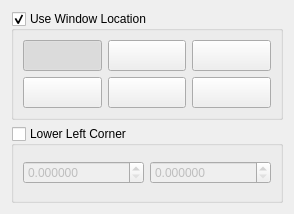
<?xml version="1.0" encoding="UTF-8"?>
<ui version="4.0">
 <class>TextLocationWidget</class>
 <widget class="QWidget" name="TextLocationWidget">
  <property name="geometry">
   <rect>
    <x>0</x>
    <y>0</y>
    <width>294</width>
    <height>214</height>
   </rect>
  </property>
  <property name="windowTitle">
   <string>Form</string>
  </property>
  <layout class="QGridLayout" name="gridLayout">
   <item row="0" column="0">
    <widget class="QGroupBox" name="groupBoxLocation">
     <property name="sizePolicy">
      <sizepolicy hsizetype="Preferred" vsizetype="Preferred">
       <horstretch>0</horstretch>
       <verstretch>0</verstretch>
      </sizepolicy>
     </property>
     <property name="title">
      <string>Use Window Location</string>
     </property>
     <property name="checkable">
      <bool>true</bool>
     </property>
     <property name="checked">
      <bool>true</bool>
     </property>
     <layout class="QGridLayout">
      <property name="margin">
       <number>9</number>
      </property>
      <property name="spacing">
       <number>6</number>
      </property>
      <item row="0" column="1">
       <widget class="QToolButton" name="toolButtonUC">
        <property name="sizePolicy">
         <sizepolicy hsizetype="Minimum" vsizetype="Fixed">
          <horstretch>0</horstretch>
          <verstretch>0</verstretch>
         </sizepolicy>
        </property>
        <property name="toolTip">
         <string>Top Center</string>
        </property>
        <property name="text">
         <string/>
        </property>
        <property name="icon">
         <iconset resource="../../../Components/Resources/pqComponents.qrc">
          <normaloff>:/pqWidgets/Icons/pqTopCenter32.png</normaloff>:/pqWidgets/Icons/pqTopCenter32.png</iconset>
        </property>
        <property name="iconSize">
         <size>
          <width>24</width>
          <height>24</height>
         </size>
        </property>
        <property name="checkable">
         <bool>true</bool>
        </property>
        <property name="autoExclusive">
         <bool>true</bool>
        </property>
        <attribute name="buttonGroup">
         <string notr="true">buttonGroupLocation</string>
        </attribute>
       </widget>
      </item>
      <item row="0" column="2">
       <widget class="QToolButton" name="toolButtonUR">
        <property name="sizePolicy">
         <sizepolicy hsizetype="Minimum" vsizetype="Fixed">
          <horstretch>0</horstretch>
          <verstretch>0</verstretch>
         </sizepolicy>
        </property>
        <property name="toolTip">
         <string>Top Right Corner</string>
        </property>
        <property name="text">
         <string/>
        </property>
        <property name="icon">
         <iconset resource="../../../Components/Resources/pqComponents.qrc">
          <normaloff>:/pqWidgets/Icons/pqTopRightCorner32.png</normaloff>:/pqWidgets/Icons/pqTopRightCorner32.png</iconset>
        </property>
        <property name="iconSize">
         <size>
          <width>24</width>
          <height>24</height>
         </size>
        </property>
        <property name="checkable">
         <bool>true</bool>
        </property>
        <property name="autoExclusive">
         <bool>true</bool>
        </property>
        <attribute name="buttonGroup">
         <string notr="true">buttonGroupLocation</string>
        </attribute>
       </widget>
      </item>
      <item row="0" column="0">
       <widget class="QToolButton" name="toolButtonUL">
        <property name="sizePolicy">
         <sizepolicy hsizetype="Minimum" vsizetype="Fixed">
          <horstretch>0</horstretch>
          <verstretch>0</verstretch>
         </sizepolicy>
        </property>
        <property name="toolTip">
         <string>Top Left Corner</string>
        </property>
        <property name="text">
         <string/>
        </property>
        <property name="icon">
         <iconset resource="../../../Components/Resources/pqComponents.qrc">
          <normaloff>:/pqWidgets/Icons/pqTopLeftCorner32.png</normaloff>:/pqWidgets/Icons/pqTopLeftCorner32.png</iconset>
        </property>
        <property name="iconSize">
         <size>
          <width>24</width>
          <height>24</height>
         </size>
        </property>
        <property name="checkable">
         <bool>true</bool>
        </property>
        <property name="checked">
         <bool>true</bool>
        </property>
        <property name="autoExclusive">
         <bool>true</bool>
        </property>
        <attribute name="buttonGroup">
         <string notr="true">buttonGroupLocation</string>
        </attribute>
       </widget>
      </item>
      <item row="1" column="2">
       <widget class="QToolButton" name="toolButtonLR">
        <property name="sizePolicy">
         <sizepolicy hsizetype="Minimum" vsizetype="Fixed">
          <horstretch>0</horstretch>
          <verstretch>0</verstretch>
         </sizepolicy>
        </property>
        <property name="toolTip">
         <string>Bottom Right Corner</string>
        </property>
        <property name="text">
         <string/>
        </property>
        <property name="icon">
         <iconset resource="../../../Components/Resources/pqComponents.qrc">
          <normaloff>:/pqWidgets/Icons/pqBottomRightCorner32.png</normaloff>:/pqWidgets/Icons/pqBottomRightCorner32.png</iconset>
        </property>
        <property name="iconSize">
         <size>
          <width>24</width>
          <height>24</height>
         </size>
        </property>
        <property name="checkable">
         <bool>true</bool>
        </property>
        <property name="autoExclusive">
         <bool>true</bool>
        </property>
        <attribute name="buttonGroup">
         <string notr="true">buttonGroupLocation</string>
        </attribute>
       </widget>
      </item>
      <item row="1" column="0">
       <widget class="QToolButton" name="toolButtonLL">
        <property name="sizePolicy">
         <sizepolicy hsizetype="Minimum" vsizetype="Fixed">
          <horstretch>0</horstretch>
          <verstretch>0</verstretch>
         </sizepolicy>
        </property>
        <property name="toolTip">
         <string>Bottom Left Corner</string>
        </property>
        <property name="text">
         <string/>
        </property>
        <property name="icon">
         <iconset resource="../../../Components/Resources/pqComponents.qrc">
          <normaloff>:/pqWidgets/Icons/pqBottomLeftCorner32.png</normaloff>:/pqWidgets/Icons/pqBottomLeftCorner32.png</iconset>
        </property>
        <property name="iconSize">
         <size>
          <width>24</width>
          <height>24</height>
         </size>
        </property>
        <property name="checkable">
         <bool>true</bool>
        </property>
        <property name="autoExclusive">
         <bool>true</bool>
        </property>
        <attribute name="buttonGroup">
         <string notr="true">buttonGroupLocation</string>
        </attribute>
       </widget>
      </item>
      <item row="1" column="1">
       <widget class="QToolButton" name="toolButtonLC">
        <property name="sizePolicy">
         <sizepolicy hsizetype="Minimum" vsizetype="Fixed">
          <horstretch>0</horstretch>
          <verstretch>0</verstretch>
         </sizepolicy>
        </property>
        <property name="toolTip">
         <string>Bottom Center</string>
        </property>
        <property name="text">
         <string/>
        </property>
        <property name="icon">
         <iconset resource="../../../Components/Resources/pqComponents.qrc">
          <normaloff>:/pqWidgets/Icons/pqBottomCenter32.png</normaloff>:/pqWidgets/Icons/pqBottomCenter32.png</iconset>
        </property>
        <property name="iconSize">
         <size>
          <width>24</width>
          <height>24</height>
         </size>
        </property>
        <property name="checkable">
         <bool>true</bool>
        </property>
        <property name="checked">
         <bool>false</bool>
        </property>
        <property name="autoExclusive">
         <bool>true</bool>
        </property>
        <attribute name="buttonGroup">
         <string notr="true">buttonGroupLocation</string>
        </attribute>
       </widget>
      </item>
     </layout>
    </widget>
   </item>
   <item row="1" column="0">
    <widget class="QGroupBox" name="groupBoxPosition">
     <property name="title">
      <string>Lower Left Corner</string>
     </property>
     <property name="checkable">
      <bool>true</bool>
     </property>
     <property name="checked">
      <bool>false</bool>
     </property>
     <layout class="QGridLayout" name="gridLayout_2">
      <item row="0" column="1">
       <widget class="QDoubleSpinBox" name="doubleSpinBox_Pos1Y">
        <property name="decimals">
         <number>6</number>
        </property>
        <property name="singleStep">
         <double>0.010000000000000</double>
        </property>
       </widget>
      </item>
      <item row="0" column="0">
       <widget class="QDoubleSpinBox" name="doubleSpinBox_Pos1X">
        <property name="decimals">
         <number>6</number>
        </property>
        <property name="singleStep">
         <double>0.010000000000000</double>
        </property>
       </widget>
      </item>
     </layout>
    </widget>
   </item>
  </layout>
 </widget>
 <resources>
  <include location="../../../Components/Resources/pqComponents.qrc"/>
 </resources>
 <connections/>
 <buttongroups>
  <buttongroup name="buttonGroupLocation"/>
 </buttongroups>
</ui>
